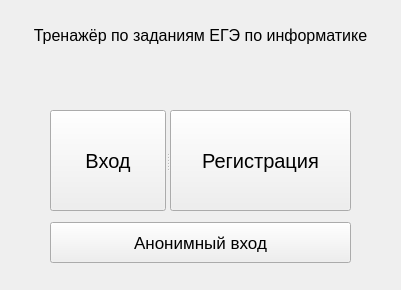
<?xml version="1.0" encoding="UTF-8"?>
<ui version="4.0">
 <class>Enter</class>
 <widget class="QWidget" name="Enter">
  <property name="geometry">
   <rect>
    <x>0</x>
    <y>0</y>
    <width>401</width>
    <height>290</height>
   </rect>
  </property>
  <property name="windowTitle">
   <string>Вход/Регистрация</string>
  </property>
  <widget class="QLabel" name="info_label">
   <property name="geometry">
    <rect>
     <x>30</x>
     <y>10</y>
     <width>341</width>
     <height>51</height>
    </rect>
   </property>
   <property name="font">
    <font>
     <pointsize>12</pointsize>
    </font>
   </property>
   <property name="layoutDirection">
    <enum>Qt::LeftToRight</enum>
   </property>
   <property name="text">
    <string>Тренажёр по заданиям ЕГЭ по информатике</string>
   </property>
   <property name="alignment">
    <set>Qt::AlignCenter</set>
   </property>
  </widget>
  <widget class="QSplitter" name="splitter">
   <property name="geometry">
    <rect>
     <x>50</x>
     <y>110</y>
     <width>301</width>
     <height>101</height>
    </rect>
   </property>
   <property name="orientation">
    <enum>Qt::Horizontal</enum>
   </property>
   <widget class="QPushButton" name="btn_singin">
    <property name="font">
     <font>
      <pointsize>15</pointsize>
     </font>
    </property>
    <property name="text">
     <string>Вход</string>
    </property>
   </widget>
   <widget class="QPushButton" name="btn_singup">
    <property name="font">
     <font>
      <pointsize>15</pointsize>
     </font>
    </property>
    <property name="text">
     <string>Регистрация</string>
    </property>
   </widget>
  </widget>
  <widget class="QPushButton" name="anonim">
   <property name="geometry">
    <rect>
     <x>50</x>
     <y>222</y>
     <width>301</width>
     <height>41</height>
    </rect>
   </property>
   <property name="font">
    <font>
     <pointsize>13</pointsize>
    </font>
   </property>
   <property name="text">
    <string>Анонимный вход</string>
   </property>
  </widget>
 </widget>
 <resources/>
 <connections/>
</ui>
